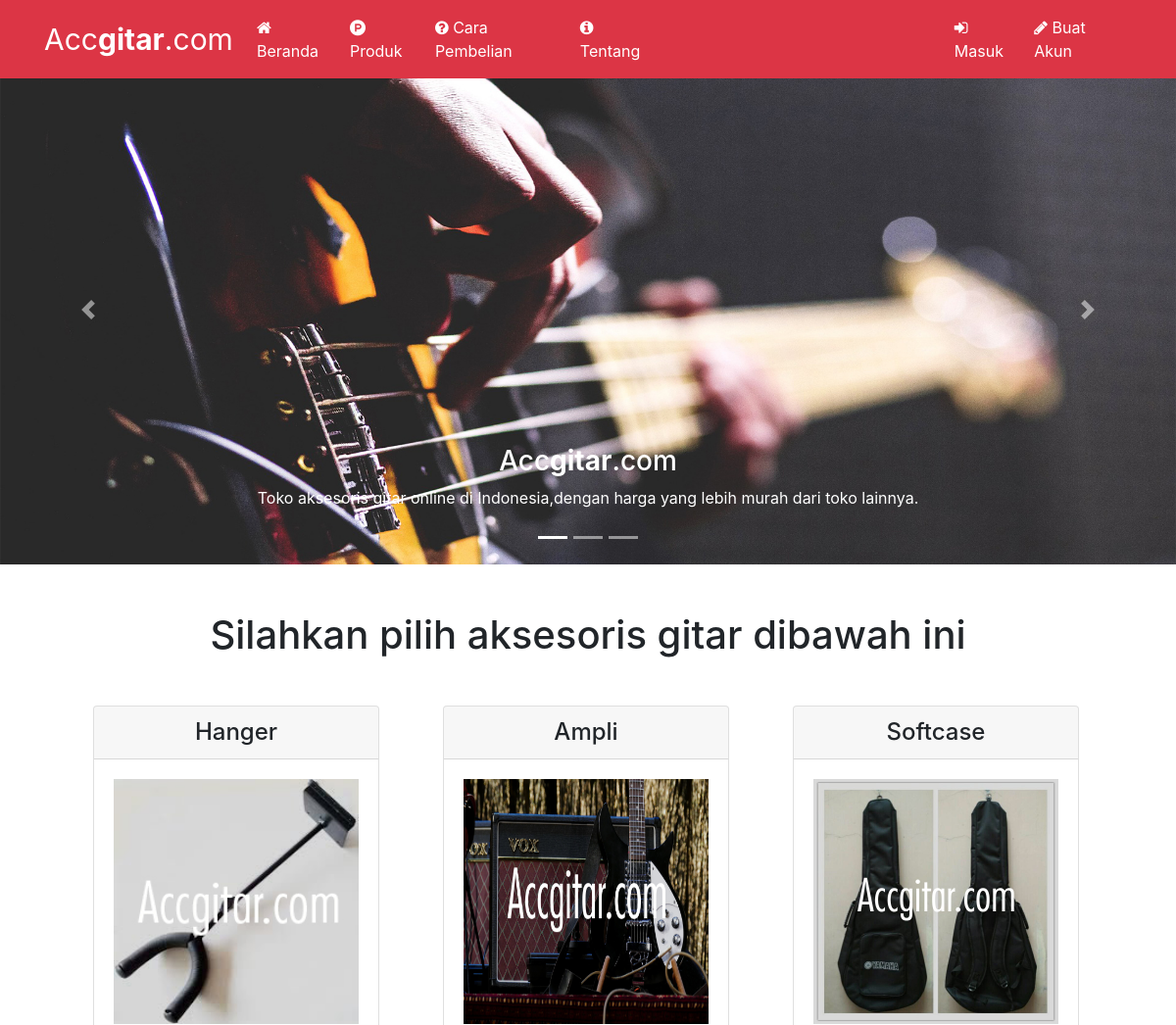
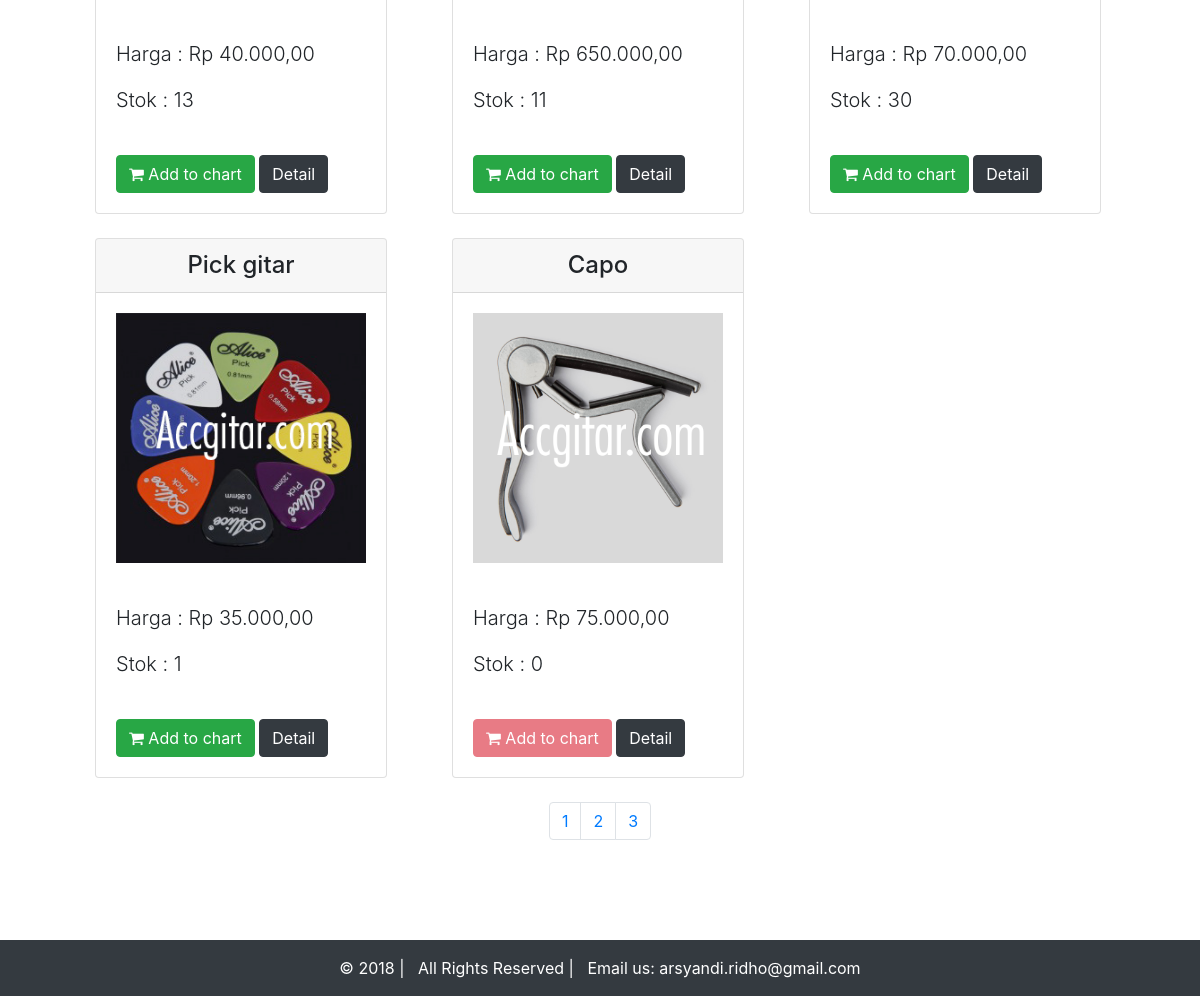
The page / on the database its author committed (2 pictures, top to bottom).
### tables this page shows
CREATE TABLE `tb_produk` (
  `id_produk` int(11) NOT NULL,
  `nama_produk` varchar(50) NOT NULL,
  `gambar` varchar(100) NOT NULL,
  `harga` varchar(8) NOT NULL,
  `stok` int(3) NOT NULL,
  `deskripsi` varchar(300) NOT NULL
);

### produk.php (the view)
<div class="container">
  <br><center><h1 class="my-4 ">Silahkan pilih aksesoris gitar dibawah ini</h1><br></center>
    <div class="row">
      <?php
      $produk = "SELECT * from tb_produk ORDER BY id_produk desc";
      $data = mysqli_query($conn, $produk);
      ?>
      <?php
      while ($hasil = mysqli_fetch_assoc($data)){
        ?>
        <div class="mb-4" style="margin-left: 65px;">
          <div class="card h-100">
            <h4 class="card-header"><center><?php echo $hasil['nama_produk']; ?></center></h4>
            <div class="card-body">
              <p class="card-text" style="width: 250px; height: 250px;"><img src="img/<?php echo $hasil['gambar'] ?>" style="width: 250px; height: 250px;"></p>
            </div>
            <div class="card-body">
             <p class="lead">Harga : <?php echo "Rp ".number_format($hasil['harga'],2,',','.')?></p>
             <p class="lead">Stok : <?php echo $hasil['stok']; ?></p><br>
             <?php
             if ($hasil['stok'] == 0) {
              $disable="btn btn-danger disabled";
            }else{
              $disable="btn btn-success ";
            }
            ?>
            <a href="page/customer/proses_beli.php?id_produk=<?=$hasil['id_produk']?>" class="<?php echo $disable;?>"><span class="fa fa-shopping-cart" title="shopping cart"></span> Add to chart</a>
            <a href="detail.php?id_produk=<?=$hasil['id_produk']?>" class="btn btn-dark">Detail</a>
          </div>
        </div>
      </div>
    <?php } ?>
  </div>
</div>
<ul class="pagination justify-content-center">
  <?php
  $query = mysqli_query($conn, "SELECT * FROM tb_produk");
  $jumlah = mysqli_num_rows($query) /2;
  $page = ceil($jumlah);
  for ($i=1; $i <= $page ; $i++) {
    ?>
    <li class="page-item">
      <a class="page-link" href="?page=<?php echo $i; ?>"><?php echo "$i"; ?></a>
    </li>
    <?php
  }
  ?>
</ul>

### index.php (shortened to what this page needs)
<?php include 'koneksi.php'; ?>
<!DOCTYPE html>
<html>
<head>
  <link href="vendor/bootstrap/css/bootstrap.min.css" rel="stylesheet">
  <link href="css/font-awesome/css/font-awesome.min.css" rel="stylesheet">
  <link href="css/modern-business.css" rel="stylesheet">
</head>
<body>
  <nav class="navbar fixed-top navbar-expand-lg navbar-dark bg-danger fixed-top">
    <div class="container">
      <a class="navbar-brand" href="index.php" style="font-size: 30px;">Acc<b>gitar</b>.com</a>
      <div class="collapse navbar-collapse" id="navbarResponsive">
        <ul class="navbar-nav ml-auto">
          <li class="nav-item">
            <a class="nav-link" href="index.php" style="color: #ffffff;"><span class="fa fa-home"></span> Beranda</a>
          </li>
          <li class="nav-item">
            <a class="nav-link" href="index.php?page=produk" style="color: #ffffff;"><span class="fa fa-product-hunt"></span> Produk</a>
          </li>
          <li class="nav-item">
            <a class="nav-link" href="index.php?page=cara" style="color: #ffffff;"><span class="fa fa-question-circle"></span> Cara Pembelian</a>
          </li>
          <li class="nav-item">
            <a class="nav-link" href="index.php?page=tentang" style="color: #ffffff; margin-right: 300px;"><span class="fa fa-info-circle"></span> Tentang</a>
          </li>
          <?php
          if (isset($_SESSION['nama'])) {
            ?>
            <li class="nav-item">
              <a class="nav-link" href="page/customer/beli.php" style="color: #ffffff;"><span class="fa fa-shopping-cart" title="shopping cart"></span> Keranjang</a>
            </li>
            <li class="nav-item">
              <a class="nav-link" href="logout.php" style="color: #ffffff;"><span class="fa fa-sign-out"></span> Logout</a>
            </li>
            <?php
          }else{
            ?>
            <li class="nav-item">
              <a class="nav-link" href="login.php" style="color: #ffffff;"><span class="fa fa-sign-in"></span> Masuk</a>
            </li>
            <li class="nav-item">
              <a class="nav-link" href="daftar.php" style="color: #ffffff;"><span class="fa fa-pencil"></span> Buat Akun</a>
            </li>
            <?php
          }
          ?>
        </ul>
      </div>
    </div>
  </nav>
  <?php
  @$page = $_GET['page'];
  if($page=="produk")
  {
    include("produk.php");
  }
  else if($page=="tentang")
  {
    include("tentang.php");
  }
  else if($page=="cara")
  {
    include("carabeli.php");
  }
  else{
    include("welcome.php");
    include("produk.php");
  }
  ?>
    <footer class="py-3 bg-dark" style="margin-top: 100px;">
      <div class="container">
        <p class="m-0 text-center text-white">&copy; 2018 | &nbsp; All Rights Reserved | &nbsp; Email us: arsyandi.ridho@gmail.com</p>
      </div>
    </footer>
  </body>
  </html>

### welcome.php (shortened to what this page needs)
<header>
      <div id="carousel" class="carousel slide" data-ride="carousel">
        <ol class="carousel-indicators">
          <li data-target="#carousel" data-slide-to="0" class="active"></li>
          <li data-target="#carousel" data-slide-to="1"></li>
          <li data-target="#carousel" data-slide-to="2"></li>
        </ol>
        <div class="carousel-inner" role="listbox">
          <div class="carousel-item active" style="background-image: url('img/slide1.jpg')">
            <div class="carousel-caption d-none d-md-block">
              <h3>Acc<b>gitar</b>.com</h3>
              <p>Toko aksesoris gitar online di Indonesia,dengan harga yang lebih murah dari toko lainnya.</p>
            </div>
          </div>
        </div>
        <a class="carousel-control-prev" href="#carousel" role="button" data-slide="prev">
          <span class="carousel-control-prev-icon" aria-hidden="true"></span>
        </a>
        <a class="carousel-control-next" href="#carousel" role="button" data-slide="next">
          <span class="carousel-control-next-icon" aria-hidden="true"></span>
        </a>
      </div>
    </header>

### css/modern-business.css (style rules this page uses)
body { padding-top: 54px; }
@media (min-width: 992px) { body { padding-top: 56px; } }
.card-text { size: 50px; }
.carousel-item { font color:black; height: 65vh; min-height: 300px; background: no-repeat center center scroll; -webkit-background-size: cover; -moz-background-size: cover; -o-background-size: cover; background-size: cover; }

### rows shown on the page
tb_produk: nama_produk "Hanger", gambar (picture), harga "40.000,00", stok "13"
tb_produk: nama_produk "Ampli", gambar (picture), harga "650.000,00", stok "11"
tb_produk: nama_produk "Softcase", gambar (picture), harga "70.000,00", stok "30"
tb_produk: nama_produk "Pick gitar", gambar (picture), harga "35.000,00", stok "1"
tb_produk: nama_produk "Capo", gambar (picture), harga "75.000,00", stok "0"
